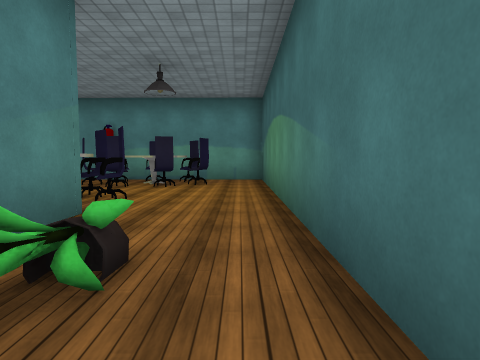
[1] (above)

24 first-person views from a walk through a 3-D level made in the Unity game engine. The camera is 1.3 m above the floor, tilts 4° down and sees 75° across. The floor is counted in squares, 2 m on a side. Each view is taken from the middle of a square. On the plan, view 1 faces up. The plan holds only what a view shows up to about 10 squares ahead; the rest is blank. The place goes on beyond the plan. The player is left out. Some surface patterns are stand-ins.

[2]
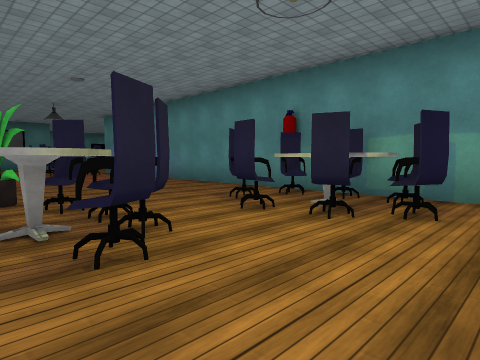

[3]
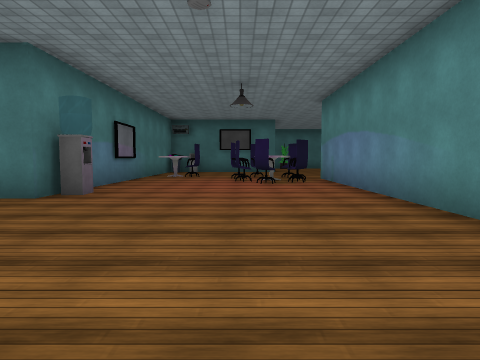

[4]
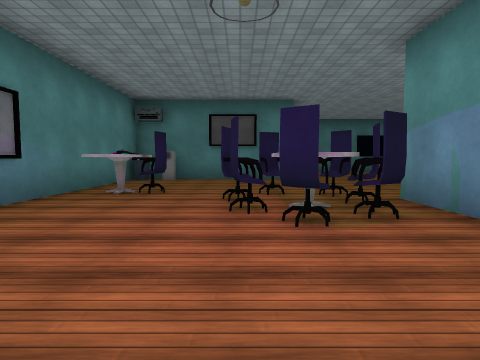

[5]
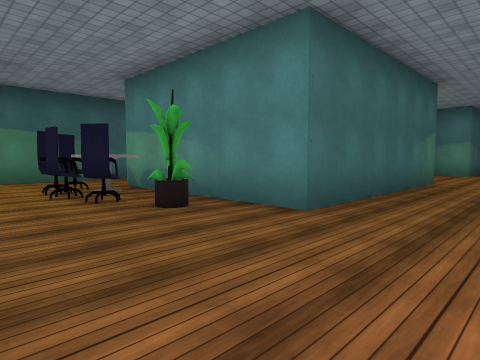

[6]
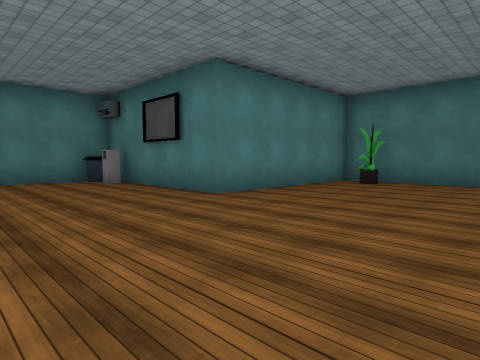

[7]
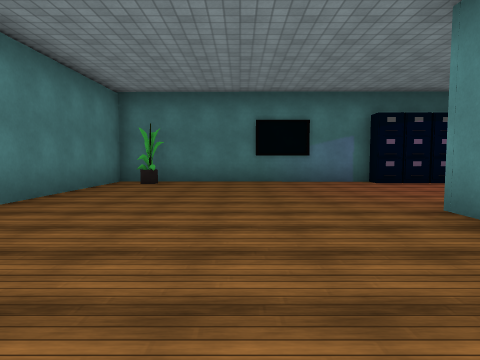

[8]
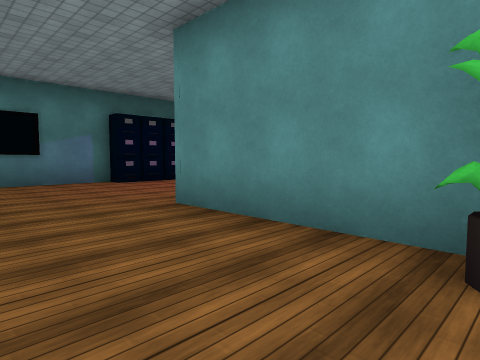

[9]
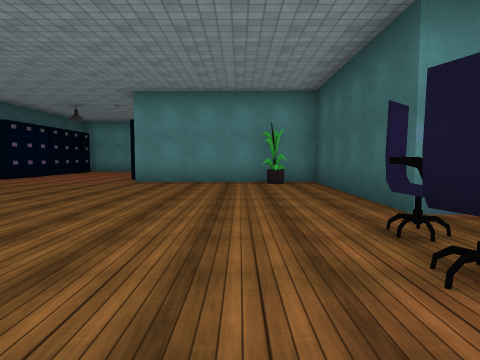

[10]
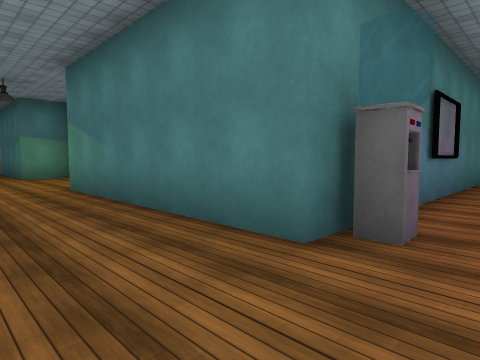

[11]
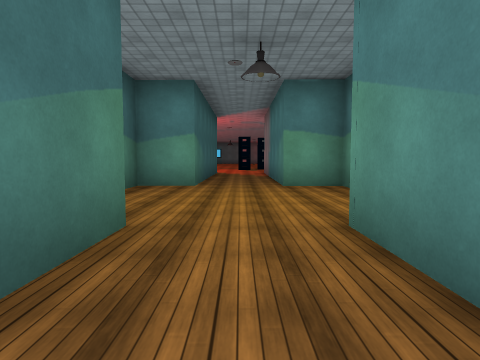

[12]
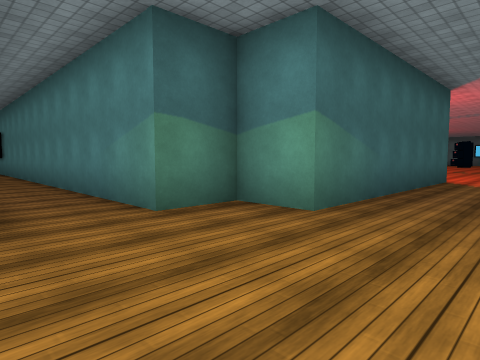

[13]
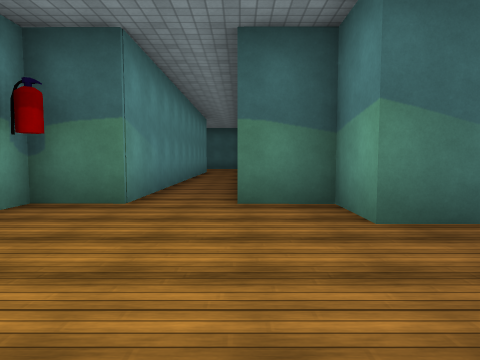

[14]
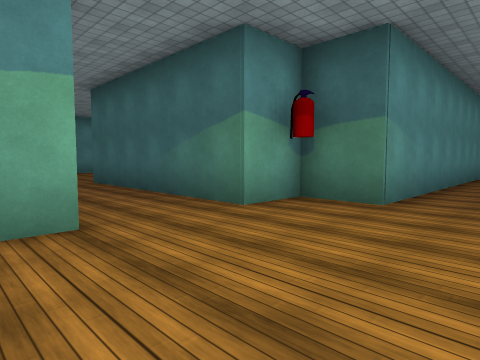

[15]
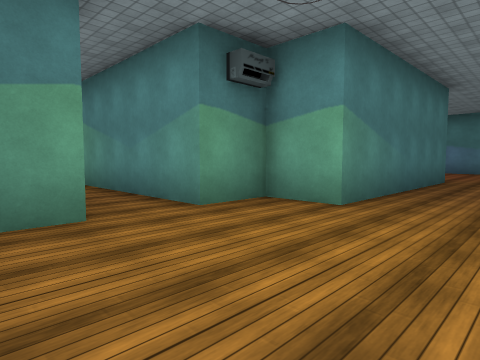

[16]
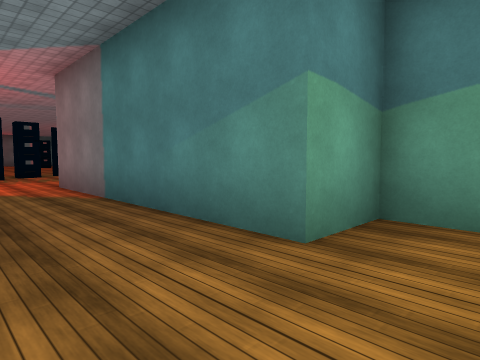

[17]
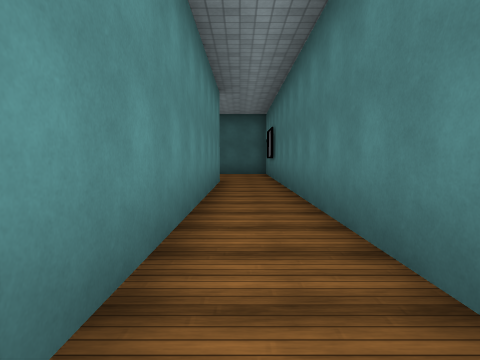

[18]
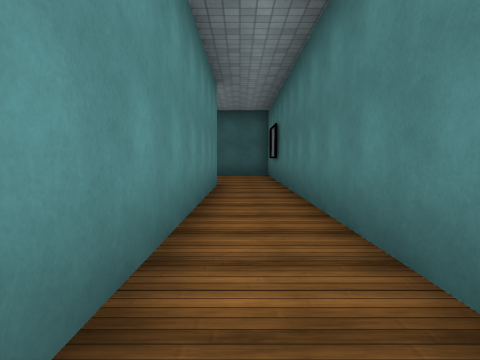

[19]
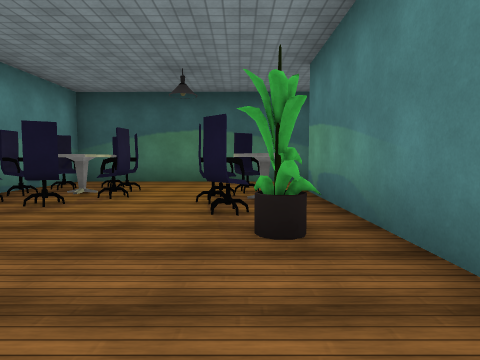

[20]
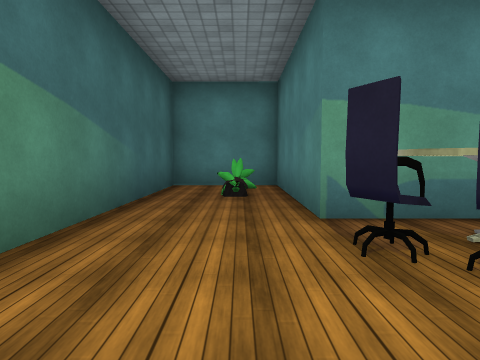

[21]
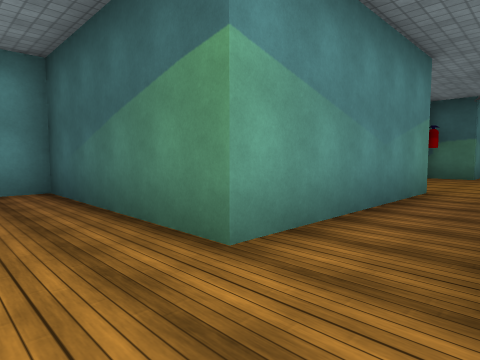

[22]
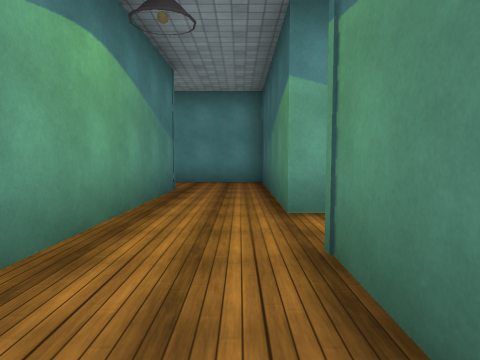

[23]
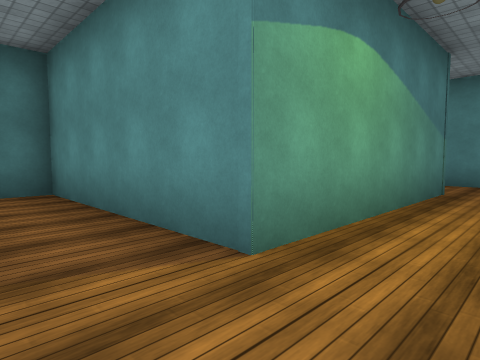

[24]
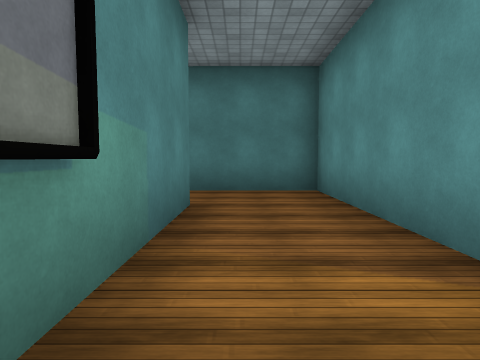

### Floor plan
Points are (right, up) in squares from view 1. A wall is a line through its corners. A room is listed if a view was taken in it or the views show most of it. See-through windows are left out.
Room 1 (views 1, 2, 3, 4, 5, 6, 7, 8, 9, 10, 11, 19, 20)
walls: (-9, 3.7) (-9.1, -2); (-6.9, -2) (-6.9, 3.7) (-1.9, 3.7) (-1.9, -0.5) (0.6, -0.5) (0.7, 9.5) (-14, 9.6) (-14, 14.5) (-18.9, 14.5); (-23.6, 15.6) (-23.7, 8.7) (-18.8, 8.6) (-18.8, 3.8) (-11, 3.7); (-23, 17.3) (-23.1, 15.7)
ways out: opening at (-8, -2) to room 2
objects: other object (-23, 10); other object (-18, 4); chair (-15, 5); chair (-15, 8); other object (-15, 14); other object (-14, 5); chair (-14, 7); other object (-14, 8) to (-13, 8); chair (-14, 9); chair (-13, 7); chair (-13, 9); chair (-12, 8); other object (-10, 4); other object (-5, 5); chair (-4, 5); chair (-4, 8); chair (-3, 5); chair (-3, 7); other object (-3, 8) to (-2, 8); chair (-3, 9); chair (-2, 5); chair (-2, 7); chair (-2, 9); other object (-1, 1); other object (-1, 2); chair (-1, 8); chair (-1, 9)
Room 2 (views 12, 13, 14, 15, 16, 17, 18)
walls: (-9.1, -2) (-10.4, -2) (-10.4, -3.3); (-10.4, -4.7) (-10.4, -6.3) (-9.1, -6.3) (-9.1, -12.5); (-7, -12.5) (-6.9, -6.3) (-5.6, -6.3) (-5.6, -5) (4.5, -5.1); (4.2, -3.4) (-5.6, -3.4) (-5.6, -2) (-6.9, -2)
ways out: opening at (-8, -2) to room 1; opening at (-11, -4) to room 3; opening at (5, -4)
Room 3 (view 21)
walls: (-17.4, -0.4) (-17.4, -5.5); (-15.4, -6.3) (-15.4, -4.7); (-10.4, -3.3) (-15.4, -3.3) (-15.3, 1.6) (-17.9, 1.6)
ways out: opening at (-11, -4) to room 2; opening at (-16.5, -5) to room 4
Room 4 (views 22, 23, 24)
walls: (-20.4, -7.7) (-16.8, -7.7); (-17.4, -5.5) (-22.3, -5.4) (-22.3, -8)
ways out: opening at (-16.5, -5) to room 3

Positions as (right, up) in squares from view 1, and headings:
1: (0, 0), facing up
2: (0, 4), facing up-left
3: (-4, 7), facing left
4: (-9, 7), facing left
5: (-9, 7), facing down-right
6: (-15, 13), facing down-left
7: (-15, 12), facing left
8: (-15, 12), facing up-left
9: (-16, 6), facing up
10: (-7, 5), facing down-left
11: (-8, 1), facing down
12: (-9, -3), facing down-right
13: (-10, -5), facing right
14: (-10, -5), facing up-right
15: (-7, -6), facing up-left
16: (-7, -5), facing down-left
17: (-4, -4), facing right
18: (-3, -4), facing right
19: (-8, 5), facing right
20: (-1, 7), facing down
21: (-17, -5), facing up-right
22: (-16, -7), facing up
23: (-16, -7), facing up-left
24: (-16, -7), facing left
